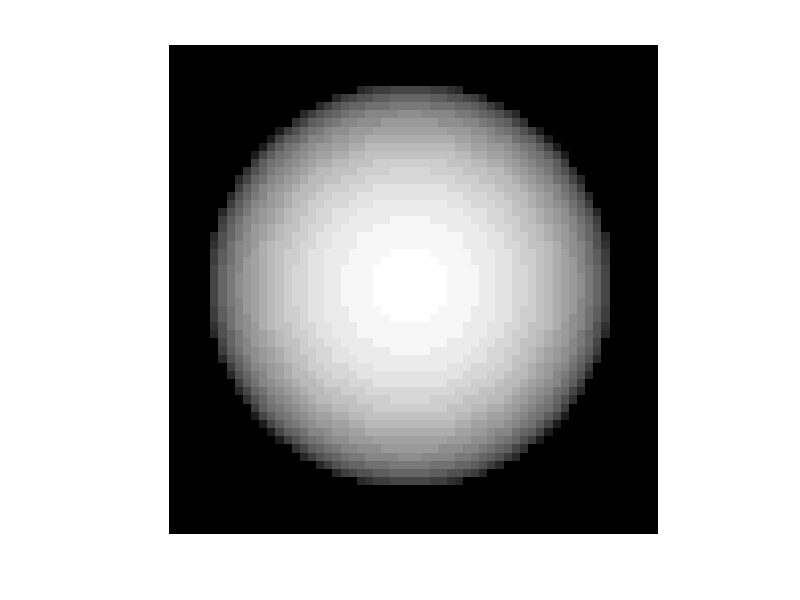

Source code (MATLAB):
% Shape from Shading, EE 702, 2014
% Ashwin Kachhara, Sumeet Fefar

M=60;
N=60;

radius=25;

Depth = zeros(M,N);
E = 0.2 * ones(M,N);
% p = 0 * ones(M,N);
% q = 0 * ones(M,N);
% ptemp = 0 * ones(M,N);
% qtemp = 0 * ones(M,N);
% f = 0 * ones(M,N);
% g = 0 * ones(M,N);
s=[1,1];

p_init = zeros(M,N);
q_init = zeros(M,N);
f_init = zeros(M,N);
g_init = zeros(M,N);
p_orig = zeros(M,N);
q_orig = zeros(M,N);
f_orig = zeros(M,N);
g_orig = zeros(M,N);
mask = zeros(M,N);
boundary = zeros(M,N);
for i=1:M,
    for j=1:N,
        current_radius = sqrt((i-M/2)^2 + (j-N/2)^2);
        if(current_radius < radius)
            Depth(i,j) = round(sqrt(radius^2 - (i-M/2)^2 - (j-N/2)^2));
            p = (i-M/2)/Depth(i,j);
            q = (j-N/2)/Depth(i,j);
            mask(i,j)=1;

            temp = (s(1)*p + s(2)*q + 1)/sqrt( (s(2)^2 + s(1)^2 +1) * (p^2 + q^2 +1));
            if (round(current_radius) == round(radius))
                p_init(i,j)= p;
                q_init(i,j)= q;
                boundary(i,j)=1;
            end
            p_orig(i,j) = p;
            q_orig(i,j) = q;
            if (round(current_radius) >= radius -1 && round(current_radius) < radius+1)
                f_init(i,j) = 2*p/(1+sqrt(1+p^2+q^2));
                g_init(i,j) = 2*q/(1+sqrt(1+p^2+q^2));
            end
            f_orig(i,j) = 2*p/(1+sqrt(1+p^2+q^2));
            g_orig(i,j) = 2*q/(1+sqrt(1+p^2+q^2));
            if(temp>0)
                E(i,j) = temp;
            else
                E(i,j) = 0;

            end
            
        end
    end
end


figure(1)
imshow(mat2gray(Depth));
% imshow(mat2gray(E));

save('DataFile1.mat', 'E', 's','radius','mask','boundary', 'p_init', 'q_init', 'f_init', 'g_init');




